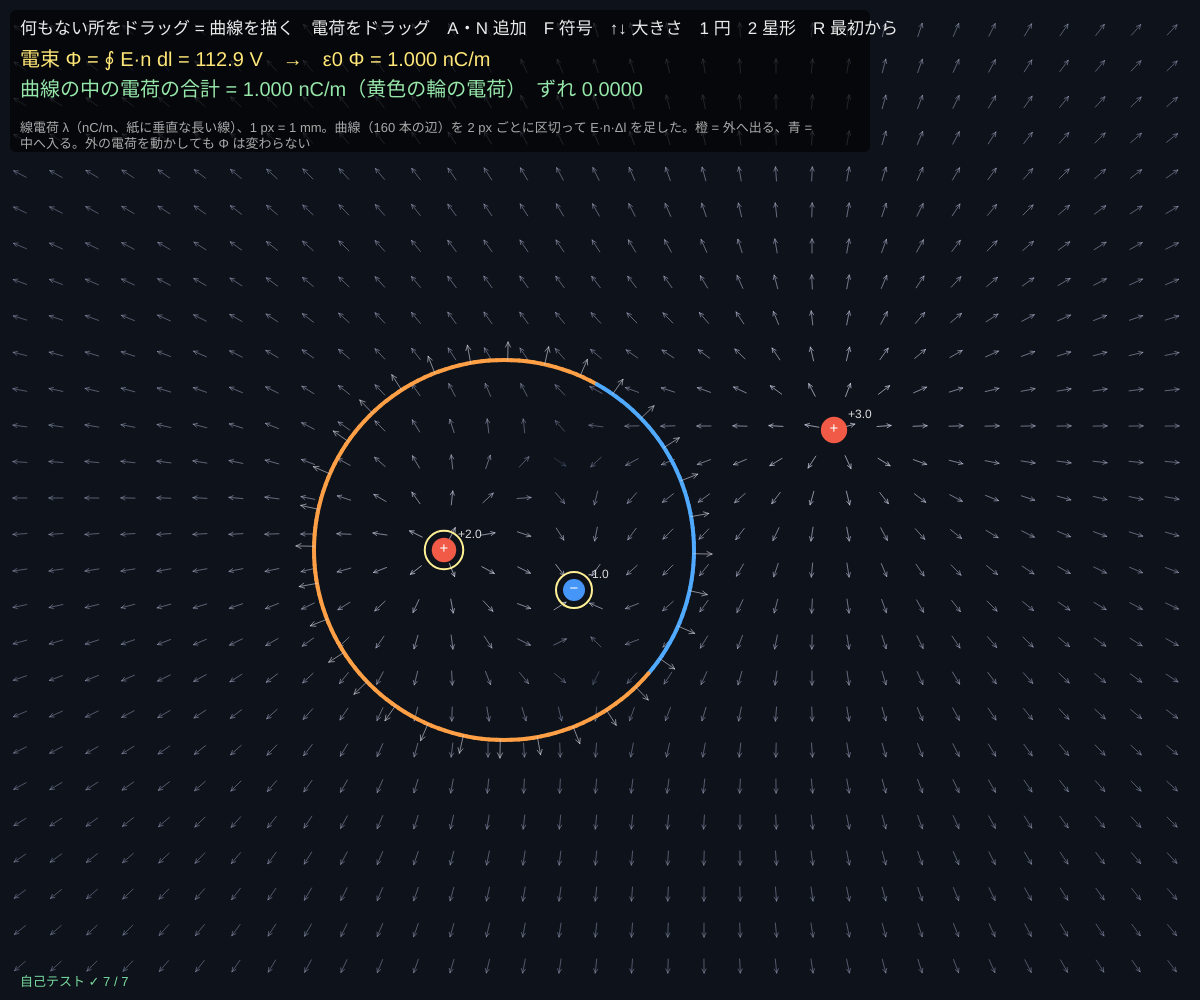
Frame 1 (no input)
Frame 60 (no input): identical to frame 1, image omitted
Frame 120 (the mouse pressed at the canvas centre since frame 60): identical to frame 1, image omitted

The p5.js sketch that drew this single still picture (run headless with seeded random() and noise() and a simulated clock; from frame 60 on, the mouse is pressed at the canvas centre):

// p5.js sketch
// ── sketch.js
// ============================================
// 02 ガウスの法則 ─ 閉じた曲線を通りぬける「電束」は、中の電荷だけで決まる
// 電荷は紙に垂直な長い線（線電荷 λ [nC/m]）なので、電場は 2 次元：E = λ / (2π ε0 r)
// 曲線にそって E·n（外向きの成分）を足し合わせる（数値の線積分）と、Φ = (中の電荷の合計) / ε0 になる
// 何もない所をドラッグ = 閉じた曲線を描く / 電荷をドラッグ = 動かす / A・N = 追加 / F = 符号 / ↑↓ = 大きさ / 1 2 = 円・星形 / R = 最初から
// ============================================

const EPS0 = 8.854e-12;                // 真空の誘電率 ε0 [F/m]
const PX_M = 0.001;                    // ★ 1 px = 1 mm
const SUB = 2;                         // ★ 線積分の細かさ：曲線を SUB px ごとに区切る
let charges = [], loopPts = [], drawing = null, grab = -1, dirty = true;
let flux = 0, qIn = 0, segInfo = [];

function setup() {
  createCanvas(windowWidth, windowHeight);
  resetAll();
  selfTest();
}
function resetAll() {
  let cx = width * 0.42, cy = height * 0.55;
  charges = [{ x: cx - 60, y: cy, q: 2 }, { x: cx + 70, y: cy + 40, q: -1 }, { x: cx + 330, y: cy - 120, q: 3 }];
  loopPts = circlePts(cx, cy, 190, 160); dirty = true;
}
function circlePts(cx, cy, r, n) { let p = []; for (let i = 0; i < n; i++) { let a = (TWO_PI * i) / n; p.push([cx + r * Math.cos(a), cy + r * Math.sin(a)]); } return p; }
function starPts(cx, cy, r, n) { let p = []; for (let i = 0; i < n; i++) { let a = (TWO_PI * i) / n, rr = r * (1 + 0.35 * Math.sin(5 * a) + 0.12 * Math.cos(3 * a)); p.push([cx + rr * Math.cos(a), cy + rr * Math.sin(a)]); } return p; }

function draw() {
  background(14, 18, 26);
  if (dirty) { recompute(); dirty = false; }
  // 背景：電場の矢印（向き、明るさ = 強さ）
  for (let y = 30; y < height; y += 36) for (let x = 20; x < width; x += 36) {
    let e = fieldAt(charges, x, y), m = Math.hypot(e[0], e[1]);
    if (m === 0) continue;
    let b = clampv(Math.log10(m) - 1, 0, 2) / 2;
    stroke(90 + 120 * b, 110 + 100 * b, 150 + 80 * b, 60 + 120 * b); strokeWeight(1);
    arrowTo(x - (7 * e[0]) / m, y - (7 * e[1]) / m, x + (7 * e[0]) / m, y + (7 * e[1]) / m, 4);
  }
  // 曲線：外向きの電束 E·n > 0 は橙、< 0 は青
  strokeWeight(4);
  for (let s of segInfo) { stroke(s.en > 0 ? color(255, 160, 70) : color(80, 170, 255)); line(s.x1, s.y1, s.x2, s.y2); }
  for (let k = 0; k < segInfo.length; k += Math.max(1, Math.floor(segInfo.length / 28))) {   // ところどころに外向きの法線 n
    let s = segInfo[k], mx = (s.x1 + s.x2) / 2, my = (s.y1 + s.y2) / 2;
    stroke(220, 220, 230, 150); strokeWeight(1); arrowTo(mx, my, mx + 18 * s.nx, my + 18 * s.ny, 5);
  }
  if (drawing) { stroke(255, 240, 150); strokeWeight(2); noFill(); polyline(drawing); }
  for (let c of charges) {
    let w = windingNumber(loopPts, c.x, c.y) !== 0;
    noStroke(); fill(c.q > 0 ? color(240, 90, 70) : color(70, 150, 250)); circle(c.x, c.y, 16 + 6 * Math.sqrt(Math.abs(c.q)));
    if (w) { noFill(); stroke(255, 240, 150); strokeWeight(2); circle(c.x, c.y, 30 + 6 * Math.sqrt(Math.abs(c.q))); }
    noStroke(); fill(255); textAlign(CENTER, CENTER); textSize(15); text(c.q > 0 ? '+' : '−', c.x, c.y - 1); textAlign(LEFT, BASELINE);
    fill(220); textSize(12); text((c.q > 0 ? '+' : '') + c.q.toFixed(1), c.x + 14, c.y - 12);
  }
  // 文字
  noStroke(); fill(0, 0, 0, 160); rect(10, 10, 860, 142, 6);
  fill(235); textSize(17);
  text('何もない所をドラッグ = 曲線を描く　電荷をドラッグ　A・N 追加　F 符号　↑↓ 大きさ　1 円　2 星形　R 最初から', 20, 34);
  fill(255, 230, 120); textSize(20);
  text('電束 Φ = ∮ E·n dl = ' + flux.toFixed(1) + ' V　→　ε0 Φ = ' + (flux * EPS0 * 1e9).toFixed(3) + ' nC/m', 20, 66);
  fill(150, 230, 170);
  text('曲線の中の電荷の合計 = ' + qIn.toFixed(3) + ' nC/m（黄色の輪の電荷）　ずれ ' + (Math.abs(flux * EPS0 * 1e9 - qIn)).toFixed(4), 20, 96);
  fill(170); textSize(13);
  text('線電荷 λ（nC/m、紙に垂直な長い線）、1 px = 1 mm。曲線（' + segInfo.length + ' 本の辺）を ' + SUB + ' px ごとに区切って E·n·Δl を足した。橙 = 外へ出る、青 = 中へ入る。外の電荷を動かしても Φ は変わらない', 20, 122, 840);
  drawSelfTest(20, height - 14);
}

// 電束を数値積分し、中の電荷を巻き数で数える
function recompute() {
  let r = fluxThrough(loopPts, charges, SUB);
  flux = r.flux; segInfo = r.segs;
  let o = Math.sign(signedArea(loopPts)) || 1;               // 曲線の向き（逆回りなら巻き数は −1）
  qIn = charges.reduce((s, c) => s + o * windingNumber(loopPts, c.x, c.y) * c.q, 0);
}

function mousePressed() {
  grab = -1; let best = 22;
  charges.forEach((c, i) => { let d = Math.hypot(c.x - mouseX, c.y - mouseY); if (d < best) { best = d; grab = i; } });
  if (grab < 0) drawing = [[mouseX, mouseY]];
}
function mouseDragged() {
  if (grab >= 0) { charges[grab].x = clampv(mouseX, 5, width - 5); charges[grab].y = clampv(mouseY, 5, height - 5); dirty = true; return; }
  if (drawing) { let l = drawing[drawing.length - 1]; if (Math.hypot(mouseX - l[0], mouseY - l[1]) > 5 && drawing.length < 2000) drawing.push([mouseX, mouseY]); }
}
function mouseReleased() {
  if (drawing && drawing.length >= 3 && Math.abs(signedArea(drawing)) > 400) { loopPts = drawing; dirty = true; }   // 小さすぎる曲線（クリックだけ）は使わない
  drawing = null; grab = -1;
}
function keyPressed() {
  let cx = width * 0.42, cy = height * 0.55;
  if (key === '1') loopPts = circlePts(cx, cy, 190, 160);
  if (key === '2') loopPts = starPts(cx, cy, 180, 300);
  if (key === 'r' || key === 'R') resetAll();
  if ((key === 'a' || key === 'A' || key === 'n' || key === 'N') && charges.length < 8) {
    let x = clampv(mouseX, 20, width - 20), y = clampv(mouseY, 150, height - 20);
    if (charges.every((c) => Math.hypot(c.x - x, c.y - y) > 20)) charges.push({ x, y, q: key === 'a' || key === 'A' ? 1 : -1 });
  }
  let i = -1, bd = 1e9; charges.forEach((c, k) => { let d = Math.hypot(c.x - mouseX, c.y - mouseY); if (d < bd) { bd = d; i = k; } });
  if (i >= 0 && (key === 'f' || key === 'F')) charges[i].q *= -1;
  if (i >= 0 && key === UP_ARROW) charges[i].q = Math.sign(charges[i].q) * Math.min(5, Math.abs(charges[i].q) + 0.5);
  if (i >= 0 && key === DOWN_ARROW) charges[i].q = Math.sign(charges[i].q) * Math.max(0.5, Math.abs(charges[i].q) - 0.5);
  dirty = true;
}

// ---- 自己テスト：電束 = 中の電荷 / ε0 を数値で確かめる
function selfTest() {
  selfTestResults = [];
  let q1 = [{ x: 500, y: 400, q: 1 }], circ = circlePts(500, 400, 150, 720), Q1 = 1e-9 / EPS0;
  check('2 次元のガウス：E × 2πr = λ / ε0', nearRel(Math.hypot(...fieldAt(q1, 620, 400)) * 2 * Math.PI * 0.12, Q1, 1e-12));
  check('＋1 nC/m を円でかこむ → Φ = q/ε0（1% 以内）', nearRel(fluxThrough(circ, q1, SUB).flux, Q1, 0.01));
  check('外にある電荷 → Φ ≈ 0（q/ε0 の 1% 以内）', Math.abs(fluxThrough(circ, [{ x: 800, y: 420, q: 1 }], SUB).flux) < 0.01 * Q1);
  let st = starPts(400, 400, 160, 400), cs = [{ x: 380, y: 410, q: 2 }, { x: 450, y: 360, q: -0.5 }, { x: 700, y: 120, q: 4 }];
  check('星形の曲線：Φ ε0 = 中の電荷の合計 1.5 nC/m（1% 以内）', nearRel(fluxThrough(st, cs, SUB).flux * EPS0 * 1e9, 1.5, 0.01));
  check('曲線を逆回りに描いても同じ Φ（外向きの n を面積の符号で決める）', nearRel(fluxThrough(st.slice().reverse(), cs, SUB).flux, fluxThrough(st, cs, SUB).flux, 1e-9));
  let cs2 = [cs[0], cs[1], { x: 120, y: 650, q: 4 }];
  check('外の電荷を動かしても Φ は変わらない', nearRel(fluxThrough(st, cs2, SUB).flux, fluxThrough(st, cs, SUB).flux, 0.01));
  let sq = [[0, 0], [100, 0], [100, 100], [0, 100]];
  check('巻き数：正方形の中は 1、外は 0（逆回りなら −1）', windingNumber(sq, 50, 50) === 1 && windingNumber(sq, 150, 50) === 0 && windingNumber(sq.slice().reverse(), 50, 50) === -1);
  reportSelfTest();
}

// ---------- やってみよう ----------
// 1. ＋の電荷のまわりに、大きな円・小さな円・ぐにゃぐにゃの曲線を描いて Φ を比べよう
// 2. ＋2 と −2 を両方かこむと Φ は？ 曲線の上では E·n が 0 でないのに、なぜ合計が 0 になる？
// 3. 外の電荷を曲線のすぐ近くまで動かすと、橙と青の部分はどう変わる？ Φ は？
// 4. SUB を 20 にすると、電荷が曲線に近いときに誤差が出る。なぜ？
// 5. 8 の字（自分と交わる曲線）を描くと、中の電荷はどう数えられる？（巻き数）


// ==================================================
// ここから下は「電磁気の道具」（中身は読まなくても OK。消さないでね）
// ==================================================
// ---- 線電荷の電場（2 次元）：E = λ / (2π ε0 r) r̂。電荷は { x, y [px], q [nC/m] }、結果は N/C
function fieldAt(cs, x, y) {
  let ex = 0, ey = 0;
  for (let c of cs) {
    let dx = (x - c.x) * PX_M, dy = (y - c.y) * PX_M, r2 = dx * dx + dy * dy;
    if (r2 < 1e-12) continue;
    let f = (c.q * 1e-9) / (2 * Math.PI * EPS0 * r2);
    ex += f * dx; ey += f * dy;
  }
  return [ex, ey];
}
// ---- 多角形の符号つき面積（向きを決めるため）
function signedArea(p) { let a = 0; for (let i = 0; i < p.length; i++) { let q = p[(i + 1) % p.length]; a += p[i][0] * q[1] - q[0] * p[i][1]; } return a / 2; }
// ---- 電束 Φ = ∮ E·n dl（中点則）。最後の点から最初の点へもどる辺もふくむ。n は外向き
function fluxThrough(p, cs, sub) {
  let s = Math.sign(signedArea(p)) || 1, flux = 0, segs = [];
  for (let i = 0; i < p.length; i++) {
    let a = p[i], b = p[(i + 1) % p.length], L = Math.hypot(b[0] - a[0], b[1] - a[1]);
    if (L === 0) continue;
    let nx = (s * (b[1] - a[1])) / L, ny = (-s * (b[0] - a[0])) / L, m = Math.max(1, Math.ceil(L / sub)), en = 0;
    for (let k = 0; k < m; k++) {
      let t = (k + 0.5) / m, e = fieldAt(cs, a[0] + t * (b[0] - a[0]), a[1] + t * (b[1] - a[1]));
      en += (e[0] * nx + e[1] * ny) * (L / m) * PX_M;
    }
    flux += en; segs.push({ x1: a[0], y1: a[1], x2: b[0], y2: b[1], nx, ny, en });
  }
  return { flux, segs };
}
// ---- 巻き数：点 (x, y) のまわりを曲線が何回まわるか（角度の変化の合計 ÷ 2π）
function windingNumber(p, x, y) {
  let tot = 0;
  for (let i = 0; i < p.length; i++) {
    let a = p[i], b = p[(i + 1) % p.length];
    let d = Math.atan2(b[1] - y, b[0] - x) - Math.atan2(a[1] - y, a[0] - x);
    while (d > Math.PI) d -= 2 * Math.PI;
    while (d < -Math.PI) d += 2 * Math.PI;
    tot += d;
  }
  return Math.round(tot / (2 * Math.PI));
}
// ---- 描く道具（どのスケッチも同じ）
function clampv(v, a, b) { return v < a ? a : v > b ? b : v; }
function polyline(pts) {               // 点が 2 つ以上あるときだけ折れ線を描く（[[x, y], ...]）
  if (!pts || pts.length < 2) return;
  beginShape(); for (let p of pts) vertex(p[0], p[1]); endShape();
}
function arrowTo(x1, y1, x2, y2, hs) {  // (x1, y1) → (x2, y2) の矢印。hs = 矢じりの大きさ
  let dx = x2 - x1, dy = y2 - y1, L = Math.hypot(dx, dy);
  if (!(L > 0.5)) return;
  line(x1, y1, x2, y2);
  let ux = dx / L, uy = dy / L, h = Math.min(hs || 8, L * 0.5);
  line(x2, y2, x2 - h * ux + h * 0.5 * uy, y2 - h * uy - h * 0.5 * ux);
  line(x2, y2, x2 - h * ux - h * 0.5 * uy, y2 - h * uy + h * 0.5 * ux);
}
const SUP = { '-': '⁻', '0': '⁰', '1': '¹', '2': '²', '3': '³', '4': '⁴', '5': '⁵', '6': '⁶', '7': '⁷', '8': '⁸', '9': '⁹' };
function sci(v, d) {                   // 0.000032 → "3.20×10⁻⁵"（大きい数・小さい数を読みやすく）
  if (!isFinite(v)) return '—';
  if (v === 0) return '0';
  let sig = d === undefined ? 3 : d, e = Math.floor(Math.log10(Math.abs(v)));
  if (e >= -2 && e <= 3) return v.toFixed(Math.max(0, sig - 1 - e));
  let m = v / Math.pow(10, e);
  return m.toFixed(sig - 1) + '×10' + String(e).split('').map((c) => SUP[c]).join('');
}
// グラフの枠：g = { x, y, w, h }。lo〜hi の範囲で、数字の配列 arr を左から右へ（cap 個ぶん）
function plotFrame(g, title, lo, hi) {
  noFill(); stroke(70, 80, 100); strokeWeight(1); rect(g.x, g.y, g.w, g.h);
  if (lo < 0 && hi > 0) { let y0 = g.y + g.h * (hi / (hi - lo)); stroke(70, 80, 100, 160); line(g.x, y0, g.x + g.w, y0); }
  noStroke(); fill(200); textSize(13); text(title, g.x + 4, g.y - 6);
  fill(140); textSize(11); text(sci(hi, 2), g.x + g.w + 4, g.y + 10); text(sci(lo, 2), g.x + g.w + 4, g.y + g.h);
}
function plotTrace(g, arr, lo, hi, cap) {
  if (!arr || arr.length < 2) return;
  noFill(); beginShape();
  for (let i = 0; i < arr.length; i++) vertex(g.x + (i / (cap - 1)) * g.w, g.y + g.h - clampv((arr[i] - lo) / (hi - lo), 0, 1) * g.h);
  endShape();
}
function pushCap(arr, v, cap) { arr.push(v); if (arr.length > cap) arr.shift(); }
// ---- 自己テストの道具
let selfTestResults = [];
function check(name, cond) { selfTestResults.push({ name, ok: !!cond }); }
function near(a, b, tol) { return a !== null && a !== undefined && isFinite(a) && Math.abs(a - b) <= (tol === undefined ? 1e-9 : tol); }
function nearRel(a, b, rel) { return near(a, b, Math.abs(b) * rel); }   // 相対誤差 rel 以内
function reportSelfTest() { for (let r of selfTestResults) (r.ok ? console.log : console.error)((r.ok ? '✓ ' : '✗ ') + r.name); }
function selfTestLine() { let n = selfTestResults.filter((r) => r.ok).length; return '自己テスト ' + (n === selfTestResults.length ? '✓ ' : '✗ ') + n + ' / ' + selfTestResults.length; }
function drawSelfTest(x, y) {
  noStroke(); textSize(13);
  if (selfTestResults.length > 0 && selfTestResults.every((r) => r.ok)) fill(120, 220, 160); else fill(255, 100, 90);
  text(selfTestLine(), x, y);
}
